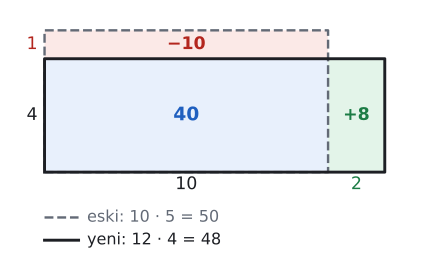

Write Python code to recreate this figure.
import sys; sys.path.insert(0, "tools")
from cizim import *

P = lambda x, y: np.array([float(x), float(y)])
uz = lambda U, V: round(float(np.linalg.norm(U - V)), 4)
def acisi(K, U, V):
    u, v = U - K, V - K
    return round(float(np.degrees(np.arccos(np.dot(u, v) / np.linalg.norm(u) / np.linalg.norm(v)))), 3)
def birim(U, V):
    t = (V - U) / np.linalg.norm(V - U); return t, np.array([-t[1], t[0]])
def ayak(Q, U, V):
    t, _ = birim(U, V); return U + np.dot(Q - U, t) * t
def yansit(Q, U, V):
    return 2 * ayak(Q, U, V) - Q
def kesisim(U1, V1, U2, V2):
    M = np.array([V1 - U1, U2 - V2]).T; s = np.linalg.solve(M, U2 - U1); return U1 + s[0] * (V1 - U1)
def cetik(U, V, n=1, renk=SOLUK, f=0.5):
    M = U + f * (V - U); t, m = birim(U, V)
    for i in range(n):
        c = M + (i - (n - 1) / 2) * 0.2 * S * t
        ax.plot(*zip(c - 0.22 * S * m, c + 0.22 * S * m), color=renk, lw=1.5)
def olcu(U, V, metin, d=0.5, renk=YAZI, fs=13, f=0.5):
    """[UV] üzerinde f oranındaki noktaya, U->V yönünün soluna d*S uzağa yazı (d < 0: sağına)."""
    M = U + f * (V - U); _, m = birim(U, V)
    ax.text(*(M + d * S * m), metin, ha="center", va="center", color=renk, fontsize=fs)
def dik_isareti(K, U, V, r=0.4):
    a_ = (U - K) / np.linalg.norm(U - K) * r * S; b_ = (V - K) / np.linalg.norm(V - K) * r * S
    ax.plot(*zip(K + a_, K + a_ + b_, K + b_), color=SOLUK, lw=1.3)
def harf(Q, metin, dx, dy, renk=YAZI, fs=13):
    ax.text(Q[0] + dx * S, Q[1] + dy * S, metin, ha="center", va="center", color=renk, fontsize=fs)
def cizgi(U, V, renk=YAZI, lw=2.2, ls="-"):
    ax.plot(*zip(U, V), color=renk, lw=lw, ls=ls)
def boya(noktalar, renk):
    ax.add_patch(patches.Polygon(noktalar, closed=True, facecolor=renk, edgecolor="none"))
def yay(K, U, V, r=0.8, renk=MAVI, n=1):
    for i in range(n): aci(ax, K, U, V, r=(r + 0.18 * i) * S, renk=renk)
def yay_yazi(K, U, V, metin, d=1.4, renk=MAVI, fs=12):
    """K köşesindeki U-K-V açısının ortasından d*S uzağa yazı."""
    u = (U - K) / np.linalg.norm(U - K); v = (V - K) / np.linalg.norm(V - K); o = (u + v) / np.linalg.norm(u + v)
    ax.text(*(K + d * S * o), metin, ha="center", va="center", color=renk, fontsize=fs)
def basla(xmin, xmax, ymin, ymax, en=5.5):
    global fig, ax
    fig, ax = sekil(en, en * (ymax - ymin) / (xmax - xmin))
    ax.set_aspect("equal"); ax.axis("off"); ax.set_xlim(xmin, xmax); ax.set_ylim(ymin, ymax)
def dortgen(A, B, C, D, dolgu=None):
    if dolgu: boya([A, B, C, D], dolgu)
    ax.plot(*zip(A, B, C, D, A), color=YAZI)
    for Q in (A, B, C, D): nokta(ax, *Q, "")
def koseler(A, B, C, D, d=0.55):
    O = (A + B + C + D) / 4
    for Q, ad in ((A, "A"), (B, "B"), (C, "C"), (D, "D")):
        y = (Q - O) / np.linalg.norm(Q - O); harf(Q, ad, d * np.sign(y[0]) * 1.1, d * np.sign(y[1]))
def dikdortgen(a, b):
    """A orijinde, [AB] yatay: A, B, C, D."""
    return P(0, 0), P(a, 0), P(a, b), P(0, b)
def dik_koseler(A, B, C, D, r=0.4):
    dik_isareti(A, B, D, r); dik_isareti(B, C, A, r); dik_isareti(C, D, B, r); dik_isareti(D, A, C, r)
def cerceve(noktalar, kenar=1.2):
    xs = [q[0] for q in noktalar]; ys = [q[1] for q in noktalar]
    return min(xs) - kenar * S, max(xs) + kenar * S, min(ys) - kenar * S, max(ys) + kenar * S
def alan(noktalar, metin, renk=YAZI, dx=0, dy=0, fs=13):
    """Çokgenin köşelerinin ortalamasına kalın yazı."""
    O = sum(noktalar) / len(noktalar)
    ax.text(O[0] + dx * S, O[1] + dy * S, metin, ha="center", va="center", color=renk, fontsize=fs, fontweight="bold")
def alan_hesap(*Q):
    return round(abs(sum(Q[i][0] * Q[(i + 1) % len(Q)][1] - Q[(i + 1) % len(Q)][0] * Q[i][1] for i in range(len(Q)))) / 2, 4)

# Örnek 6: 10 x 5 bahçe -> 12 x 4. Ortak 10 x 4 = 40, kaybedilen 10 x 1 = 10, kazanılan 2 x 4 = 8. Yeni alan 48.
A = P(0, 0)
S = 0.8
print("eski", 10 * 5, "yeni", 12 * 4, "kayip", 10 * 1, "kazanc", 2 * 4)
basla(-1.3, 13.3, -2.9, 5.8, en=5.6)
boya([P(0, 0), P(10, 0), P(10, 4), P(0, 4)], MAVI_ACIK)
boya([P(0, 4), P(10, 4), P(10, 5), P(0, 5)], KIRMIZI_ACIK)
boya([P(10, 0), P(12, 0), P(12, 4), P(10, 4)], YESIL_ACIK)
ax.plot(*zip(P(0, 0), P(10, 0), P(10, 5), P(0, 5), P(0, 0)), color=SOLUK, lw=1.8, ls="--")
ax.plot(*zip(P(0, 0), P(12, 0), P(12, 4), P(0, 4), P(0, 0)), color=YAZI, lw=2.2)
ax.text(5, 2, "40", ha="center", va="center", color=MAVI, fontsize=14, fontweight="bold")
ax.text(5, 4.5, "−10", ha="center", va="center", color=KIRMIZI, fontsize=13, fontweight="bold")
ax.text(11, 2, "+8", ha="center", va="center", color=YESIL, fontsize=13, fontweight="bold")
olcu(P(0, 0), P(10, 0), "10", -0.55); olcu(P(10, 0), P(12, 0), "2", -0.55, YESIL)
olcu(P(0, 0), P(0, 4), "4", 0.55); olcu(P(0, 4), P(0, 5), "1", 0.55, KIRMIZI)
ax.plot([0, 1.2], [-1.6, -1.6], color=SOLUK, lw=1.8, ls="--"); ax.text(1.5, -1.6, "eski: 10 · 5 = 50", va="center", color=SOLUK, fontsize=12)
ax.plot([0, 1.2], [-2.4, -2.4], color=YAZI, lw=2.2); ax.text(1.5, -2.4, "yeni: 12 · 4 = 48", va="center", color=YAZI, fontsize=12)
kaydet(fig, __file__)
